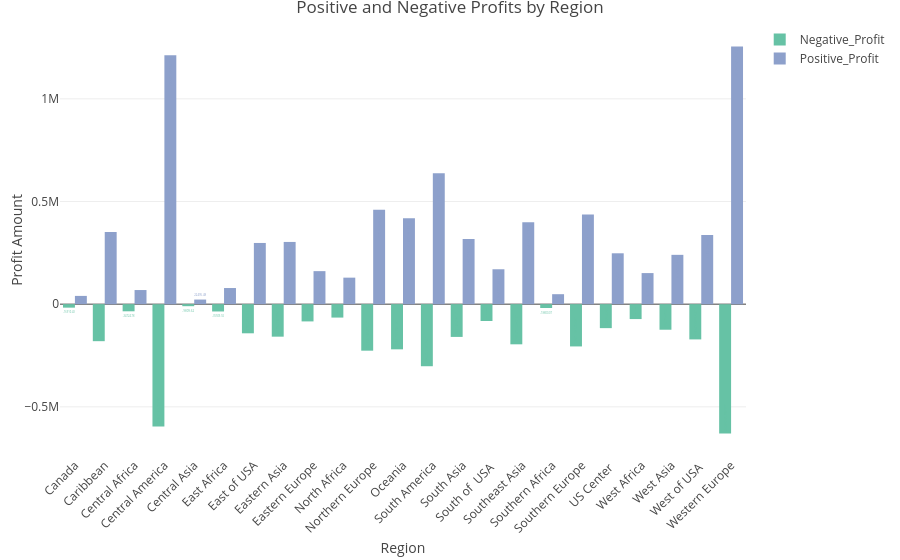

Notebook cell for this chart:
### Code cell
# Grouping the data by region and calculating positive and negative profits
profit_summary <- df %>%
  group_by(Order.Region) %>%
  summarise(
    Positive_Profit = sum(Order.Profit.Per.Order[Order.Profit.Per.Order > 0], na.rm = TRUE),
    Negative_Profit = sum(Order.Profit.Per.Order[Order.Profit.Per.Order < 0], na.rm = TRUE)
  )

# Reshaping the data for plotting
profit_long <- profit_summary %>%
  pivot_longer(cols = c(Positive_Profit, Negative_Profit), names_to = "Profit_Type", values_to = "Amount")

# Creating the interactive bar plot
fig <- plot_ly(profit_long, x = ~Order.Region, y = ~Amount, color = ~Profit_Type, type = 'bar', 
               text = ~Amount, textposition = 'auto') %>%
  layout(title = 'Positive and Negative Profits by Region',
         xaxis = list(title = 'Region', tickangle = -45),
         yaxis = list(title = 'Profit Amount'))

fig

### Figure 1 — Plotly figure (JSON) as saved in the notebook; plotly's stock layout.template omitted (floating-point values rounded to 4 significant figures)
{"data": [{"x": ["Canada", "Caribbean", "Central Africa", "Central America", "Central Asia", "East Africa", "East of USA", "Eastern Asia", "Eastern Europe", "North Africa", "Northern Europe", "Oceania", "South America", "South Asia", "South of  USA ", "Southeast Asia", "Southern Africa", "Southern Europe", "US Center ", "West Africa", "West Asia", "West of USA ", "Western Europe"], "y": [-16910.0, -180200.0, -34720.0, -595700.0, -9810.0, -35510.0, -141900.0, -158200.0, -83920.0, -65260.0, -226500.0, -219900.0, -302200.0, -159400.0, -81940.0, -195500.0, -18800.0, -205800.0, -116700.0, -72540.0, -124500.0, -171600.0, -629800.0], "text": [-16910.0, -180200.0, -34720.0, -595700.0, -9810.0, -35510.0, -141900.0, -158200.0, -83920.0, -65260.0, -226500.0, -219900.0, -302200.0, -159400.0, -81940.0, -195500.0, -18800.0, -205800.0, -116700.0, -72540.0, -124500.0, -171600.0, -629800.0], "textposition": ["auto", "auto", "auto", "auto", "auto", "auto", "auto", "auto", "auto", "auto", "auto", "auto", "auto", "auto", "auto", "auto", "auto", "auto", "auto", "auto", "auto", "auto", "auto"], "type": "bar", "name": "Negative_Profit", "marker": {"color": "rgba(102,194,165,1)", "line": {"color": "rgba(102,194,165,1)"}}, "textfont": {"color": "rgba(102,194,165,1)"}, "error_y": {"color": "rgba(102,194,165,1)"}, "error_x": {"color": "rgba(102,194,165,1)"}, "xaxis": "x", "yaxis": "y"}, {"x": ["Canada", "Caribbean", "Central Africa", "Central America", "Central Asia", "East Africa", "East of USA", "Eastern Asia", "Eastern Europe", "North Africa", "Northern Europe", "Oceania", "South America", "South Asia", "South of  USA ", "Southeast Asia", "Southern Africa", "Southern Europe", "US Center ", "West Africa", "West Asia", "West of USA ", "Western Europe"], "y": [40300.0, 352100.0, 68830.0, 1212000.0, 22500.0, 78640.0, 298100.0, 303100.0, 160900.0, 129200.0, 460000.0, 418100.0, 637400.0, 317300.0, 170100.0, 398600.0, 48630.0, 436600.0, 247800.0, 151400.0, 240300.0, 336500.0, 1255000.0], "text": [40300.0, 352100.0, 68830.0, 1212000.0, 22500.0, 78640.0, 298100.0, 303100.0, 160900.0, 129200.0, 460000.0, 418100.0, 637400.0, 317300.0, 170100.0, 398600.0, 48630.0, 436600.0, 247800.0, 151400.0, 240300.0, 336500.0, 1255000.0], "textposition": ["auto", "auto", "auto", "auto", "auto", "auto", "auto", "auto", "auto", "auto", "auto", "auto", "auto", "auto", "auto", "auto", "auto", "auto", "auto", "auto", "auto", "auto", "auto"], "type": "bar", "name": "Positive_Profit", "marker": {"color": "rgba(141,160,203,1)", "line": {"color": "rgba(141,160,203,1)"}}, "textfont": {"color": "rgba(141,160,203,1)"}, "error_y": {"color": "rgba(141,160,203,1)"}, "error_x": {"color": "rgba(141,160,203,1)"}, "xaxis": "x", "yaxis": "y"}], "layout": {"margin": {"b": 40, "l": 60, "t": 25, "r": 10}, "title": {"text": "Positive and Negative Profits by Region"}, "xaxis": {"domain": [0, 1], "automargin": true, "title": {"text": "Region"}, "tickangle": -45, "type": "category", "categoryorder": "array", "categoryarray": ["Canada", "Caribbean", "Central Africa", "Central America", "Central Asia", "East Africa", "East of USA", "Eastern Asia", "Eastern Europe", "North Africa", "Northern Europe", "Oceania", "South America", "South Asia", "South of  USA ", "Southeast Asia", "Southern Africa", "Southern Europe", "US Center ", "West Africa", "West Asia", "West of USA ", "Western Europe"], "range": [-0.5, 22.5], "autorange": true}, "yaxis": {"domain": [0, 1], "automargin": true, "title": {"text": "Profit Amount"}, "type": "linear", "range": [-734500.0, 1360000.0], "autorange": true}, "hovermode": "closest", "showlegend": true, "autosize": true}}
